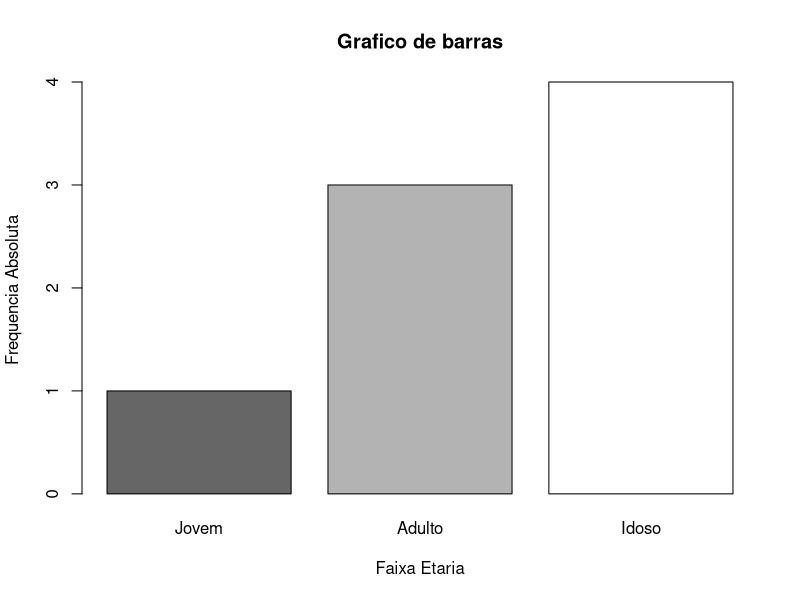

Source code (R):
faixaetaria <- sort(factor(c("Idoso","Idoso","Idoso","Idoso",
                             "Adulto","Adulto","Adulto","Jovem")))
rotulo <- unique(faixaetaria)
freq <- summary(faixaetaria)
dt_tmp <- data.frame(c(2,3,1),rotulo,freq)
names(dt_tmp) <- c("ordem","rotulo","freq")
dt_tmp <- dt_tmp[order(dt_tmp$ordem),]
barplot(dt_tmp$freq,
        main = "Grafico de barras",
        xlab = "Faixa Etaria", ylab = "Frequencia Absoluta",
        names.arg = dt_tmp$rotulo,
        col = gray(seq(0.4,1.0,length = length(dt_tmp$rotulo))))
